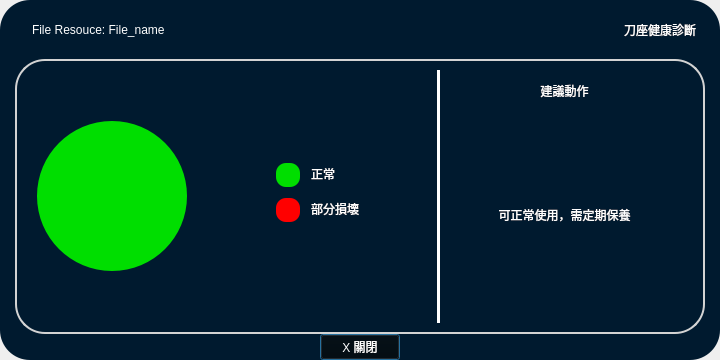
<?xml version="1.0" encoding="UTF-8"?>
<ui version="4.0">
 <class>Dialog</class>
 <widget class="QDialog" name="Dialog">
  <property name="geometry">
   <rect>
    <x>0</x>
    <y>0</y>
    <width>720</width>
    <height>360</height>
   </rect>
  </property>
  <property name="sizePolicy">
   <sizepolicy hsizetype="Fixed" vsizetype="Fixed">
    <horstretch>0</horstretch>
    <verstretch>0</verstretch>
   </sizepolicy>
  </property>
  <property name="windowTitle">
   <string>Dialog</string>
  </property>
  <layout class="QGridLayout" name="gridLayout">
   <property name="leftMargin">
    <number>0</number>
   </property>
   <property name="topMargin">
    <number>0</number>
   </property>
   <property name="rightMargin">
    <number>0</number>
   </property>
   <property name="bottomMargin">
    <number>0</number>
   </property>
   <property name="spacing">
    <number>0</number>
   </property>
   <item row="0" column="0">
    <widget class="QFrame" name="mainframe">
     <property name="styleSheet">
      <string notr="true">QFrame{
	border-radius:30px;
	background-color: rgb(0, 26, 47);
	color:rgb(255, 255, 255)
}</string>
     </property>
     <property name="frameShape">
      <enum>QFrame::StyledPanel</enum>
     </property>
     <property name="frameShadow">
      <enum>QFrame::Raised</enum>
     </property>
     <layout class="QGridLayout" name="gridLayout_2" rowstretch="0,0,0,0" columnstretch="0,0,0,0,0,0">
      <property name="leftMargin">
       <number>15</number>
      </property>
      <property name="topMargin">
       <number>11</number>
      </property>
      <property name="rightMargin">
       <number>15</number>
      </property>
      <property name="bottomMargin">
       <number>0</number>
      </property>
      <property name="spacing">
       <number>0</number>
      </property>
      <item row="3" column="4">
       <spacer name="horizontalSpacer_4">
        <property name="orientation">
         <enum>Qt::Horizontal</enum>
        </property>
        <property name="sizeHint" stdset="0">
         <size>
          <width>40</width>
          <height>20</height>
         </size>
        </property>
       </spacer>
      </item>
      <item row="3" column="1">
       <spacer name="horizontalSpacer_2">
        <property name="orientation">
         <enum>Qt::Horizontal</enum>
        </property>
        <property name="sizeHint" stdset="0">
         <size>
          <width>40</width>
          <height>20</height>
         </size>
        </property>
       </spacer>
      </item>
      <item row="3" column="3">
       <widget class="QPushButton" name="Dialog_exit_btn">
        <property name="sizePolicy">
         <sizepolicy hsizetype="Preferred" vsizetype="Fixed">
          <horstretch>0</horstretch>
          <verstretch>0</verstretch>
         </sizepolicy>
        </property>
        <property name="minimumSize">
         <size>
          <width>40</width>
          <height>25</height>
         </size>
        </property>
        <property name="styleSheet">
         <string notr="true">QPushButton{
color: rgb(255, 255, 255);
background-color: transparent;
	font: 57 10pt &quot;Gen Jyuu GothicX Medium&quot;;
}
QPushButton:hover{
	color: rgb(1, 151, 241);
}</string>
        </property>
        <property name="text">
         <string>X 關閉</string>
        </property>
        <property name="iconSize">
         <size>
          <width>13</width>
          <height>13</height>
         </size>
        </property>
       </widget>
      </item>
      <item row="0" column="0" colspan="5">
       <widget class="QFrame" name="titlespace">
        <property name="sizePolicy">
         <sizepolicy hsizetype="Expanding" vsizetype="Preferred">
          <horstretch>0</horstretch>
          <verstretch>0</verstretch>
         </sizepolicy>
        </property>
        <property name="frameShape">
         <enum>QFrame::StyledPanel</enum>
        </property>
        <property name="frameShadow">
         <enum>QFrame::Raised</enum>
        </property>
        <layout class="QHBoxLayout" name="horizontalLayout">
         <item>
          <widget class="QLabel" name="filename">
           <property name="sizePolicy">
            <sizepolicy hsizetype="Fixed" vsizetype="Preferred">
             <horstretch>0</horstretch>
             <verstretch>0</verstretch>
            </sizepolicy>
           </property>
           <property name="styleSheet">
            <string notr="true">margin-left:5px;
font: 57 10pt &quot;Gen Jyuu GothicX Medium&quot;;</string>
           </property>
           <property name="text">
            <string>File Resouce: File_name</string>
           </property>
          </widget>
         </item>
         <item>
          <spacer name="horizontalSpacer">
           <property name="orientation">
            <enum>Qt::Horizontal</enum>
           </property>
           <property name="sizeHint" stdset="0">
            <size>
             <width>40</width>
             <height>20</height>
            </size>
           </property>
          </spacer>
         </item>
         <item>
          <widget class="QLabel" name="title_2">
           <property name="sizePolicy">
            <sizepolicy hsizetype="Fixed" vsizetype="Preferred">
             <horstretch>0</horstretch>
             <verstretch>0</verstretch>
            </sizepolicy>
           </property>
           <property name="styleSheet">
            <string notr="true">font: 57 10pt &quot;Gen Jyuu GothicX Medium&quot;;</string>
           </property>
           <property name="text">
            <string>刀座健康診斷</string>
           </property>
          </widget>
         </item>
        </layout>
       </widget>
      </item>
      <item row="1" column="1" colspan="5">
       <widget class="QFrame" name="output">
        <property name="minimumSize">
         <size>
          <width>0</width>
          <height>0</height>
         </size>
        </property>
        <property name="styleSheet">
         <string notr="true">QFrame #output{
	border: 2px solid lightgray;
	margin-top:10px;
}</string>
        </property>
        <property name="frameShape">
         <enum>QFrame::StyledPanel</enum>
        </property>
        <property name="frameShadow">
         <enum>QFrame::Raised</enum>
        </property>
        <layout class="QGridLayout" name="gridLayout_3" rowstretch="0,0,0,0" columnstretch="0,0,0,0,0">
         <property name="leftMargin">
          <number>20</number>
         </property>
         <property name="rightMargin">
          <number>20</number>
         </property>
         <item row="2" column="4" rowspan="2">
          <widget class="QLabel" name="comment">
           <property name="sizePolicy">
            <sizepolicy hsizetype="Expanding" vsizetype="Expanding">
             <horstretch>0</horstretch>
             <verstretch>1</verstretch>
            </sizepolicy>
           </property>
           <property name="styleSheet">
            <string notr="true">font: 57 12pt &quot;Gen Jyuu GothicX Medium&quot;;</string>
           </property>
           <property name="text">
            <string>可正常使用，需定期保養</string>
           </property>
           <property name="alignment">
            <set>Qt::AlignCenter</set>
           </property>
          </widget>
         </item>
         <item row="1" column="4">
          <widget class="QLabel" name="label_18">
           <property name="sizePolicy">
            <sizepolicy hsizetype="Expanding" vsizetype="Expanding">
             <horstretch>0</horstretch>
             <verstretch>0</verstretch>
            </sizepolicy>
           </property>
           <property name="styleSheet">
            <string notr="true">padding-top:12px;
font: 57 20pt &quot;Gen Jyuu GothicX Medium&quot;;</string>
           </property>
           <property name="text">
            <string>建議動作</string>
           </property>
           <property name="alignment">
            <set>Qt::AlignCenter</set>
           </property>
          </widget>
         </item>
         <item row="1" column="2" rowspan="3">
          <widget class="QFrame" name="frame">
           <property name="sizePolicy">
            <sizepolicy hsizetype="Expanding" vsizetype="Expanding">
             <horstretch>0</horstretch>
             <verstretch>0</verstretch>
            </sizepolicy>
           </property>
           <layout class="QFormLayout" name="formLayout_2">
            <property name="fieldGrowthPolicy">
             <enum>QFormLayout::AllNonFixedFieldsGrow</enum>
            </property>
            <property name="rowWrapPolicy">
             <enum>QFormLayout::DontWrapRows</enum>
            </property>
            <property name="labelAlignment">
             <set>Qt::AlignCenter</set>
            </property>
            <property name="formAlignment">
             <set>Qt::AlignCenter</set>
            </property>
            <property name="horizontalSpacing">
             <number>11</number>
            </property>
            <property name="verticalSpacing">
             <number>11</number>
            </property>
            <property name="leftMargin">
             <number>11</number>
            </property>
            <property name="topMargin">
             <number>1</number>
            </property>
            <property name="rightMargin">
             <number>11</number>
            </property>
            <item row="0" column="0">
             <widget class="QLabel" name="label_10">
              <property name="enabled">
               <bool>true</bool>
              </property>
              <property name="sizePolicy">
               <sizepolicy hsizetype="Fixed" vsizetype="Fixed">
                <horstretch>0</horstretch>
                <verstretch>0</verstretch>
               </sizepolicy>
              </property>
              <property name="minimumSize">
               <size>
                <width>24</width>
                <height>24</height>
               </size>
              </property>
              <property name="styleSheet">
               <string notr="true">border-radius: 10px;      
background:  rgb(0, 222 , 0);       </string>
              </property>
              <property name="text">
               <string/>
              </property>
             </widget>
            </item>
            <item row="0" column="1">
             <widget class="QLabel" name="label_14">
              <property name="sizePolicy">
               <sizepolicy hsizetype="Fixed" vsizetype="Fixed">
                <horstretch>0</horstretch>
                <verstretch>0</verstretch>
               </sizepolicy>
              </property>
              <property name="styleSheet">
               <string notr="true">padding-top:2px;
font: 57 12pt &quot;Gen Jyuu GothicX Medium&quot;;</string>
              </property>
              <property name="text">
               <string>正常</string>
              </property>
              <property name="alignment">
               <set>Qt::AlignCenter</set>
              </property>
             </widget>
            </item>
            <item row="1" column="0">
             <widget class="QLabel" name="label_12">
              <property name="sizePolicy">
               <sizepolicy hsizetype="Fixed" vsizetype="Fixed">
                <horstretch>0</horstretch>
                <verstretch>0</verstretch>
               </sizepolicy>
              </property>
              <property name="minimumSize">
               <size>
                <width>24</width>
                <height>24</height>
               </size>
              </property>
              <property name="styleSheet">
               <string notr="true">border-radius: 10px;   
border:none;  
background: red;</string>
              </property>
              <property name="text">
               <string/>
              </property>
             </widget>
            </item>
            <item row="1" column="1">
             <widget class="QLabel" name="label_16">
              <property name="sizePolicy">
               <sizepolicy hsizetype="Fixed" vsizetype="Fixed">
                <horstretch>0</horstretch>
                <verstretch>0</verstretch>
               </sizepolicy>
              </property>
              <property name="styleSheet">
               <string notr="true">padding-top:2px;
font: 57 12pt &quot;Gen Jyuu GothicX Medium&quot;;</string>
              </property>
              <property name="text">
               <string>部分損壞</string>
              </property>
              <property name="alignment">
               <set>Qt::AlignCenter</set>
              </property>
             </widget>
            </item>
           </layout>
          </widget>
         </item>
         <item row="1" column="3" rowspan="3">
          <widget class="Line" name="line">
           <property name="sizePolicy">
            <sizepolicy hsizetype="Fixed" vsizetype="Expanding">
             <horstretch>0</horstretch>
             <verstretch>0</verstretch>
            </sizepolicy>
           </property>
           <property name="minimumSize">
            <size>
             <width>0</width>
             <height>0</height>
            </size>
           </property>
           <property name="styleSheet">
            <string notr="true">background-color: rgb(255, 255, 255);</string>
           </property>
           <property name="orientation">
            <enum>Qt::Vertical</enum>
           </property>
          </widget>
         </item>
         <item row="1" column="1" rowspan="3">
          <widget class="QLabel" name="circle_color">
           <property name="sizePolicy">
            <sizepolicy hsizetype="Fixed" vsizetype="Fixed">
             <horstretch>0</horstretch>
             <verstretch>0</verstretch>
            </sizepolicy>
           </property>
           <property name="minimumSize">
            <size>
             <width>150</width>
             <height>150</height>
            </size>
           </property>
           <property name="styleSheet">
            <string notr="true">border-radius: 75px;       
background: rgb(0, 222 , 0);       </string>
           </property>
           <property name="text">
            <string/>
           </property>
          </widget>
         </item>
        </layout>
       </widget>
      </item>
     </layout>
    </widget>
   </item>
  </layout>
 </widget>
 <resources>
  <include location="res.qrc"/>
 </resources>
 <connections/>
</ui>
